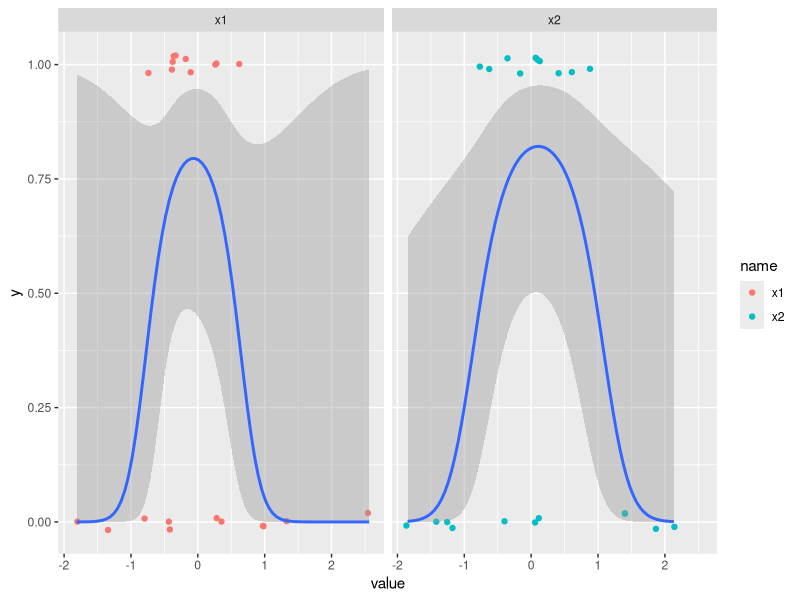
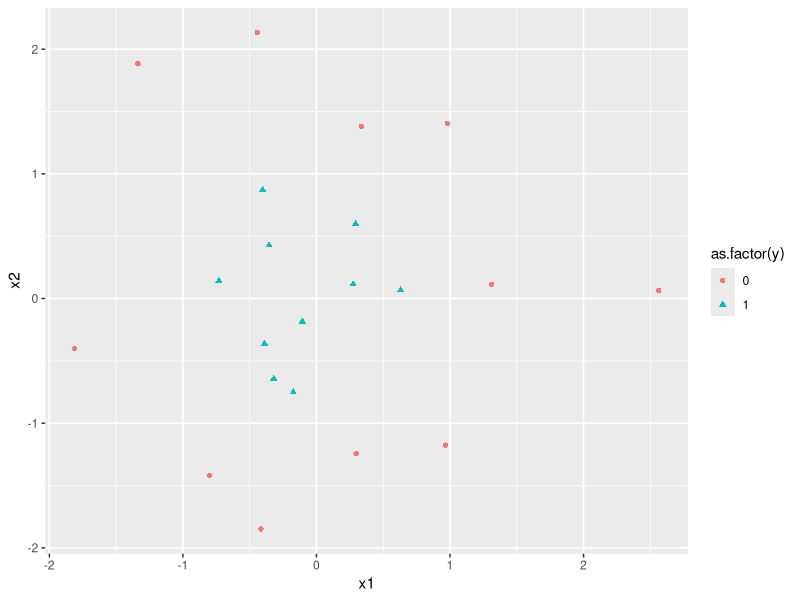
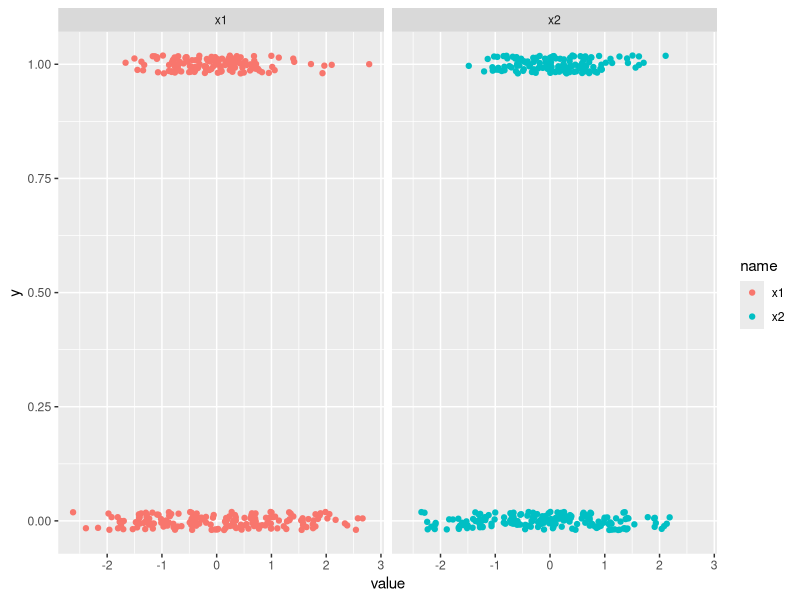
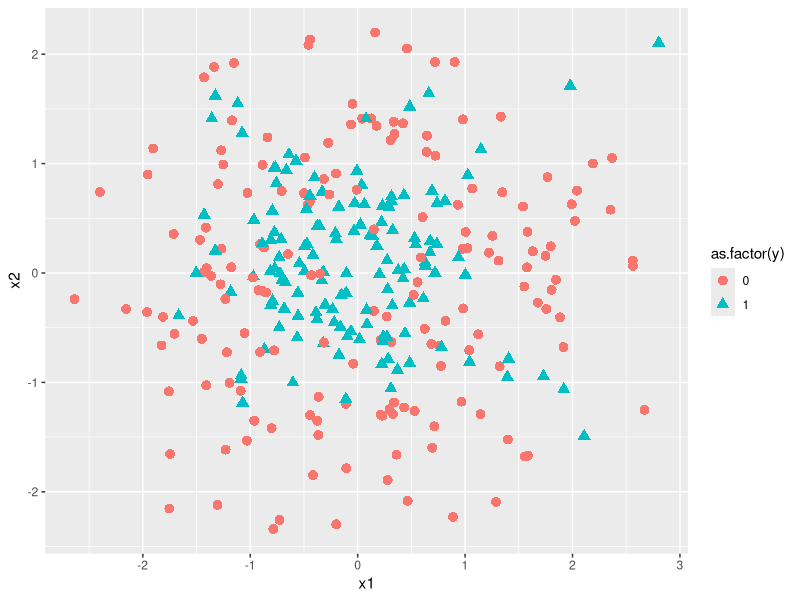
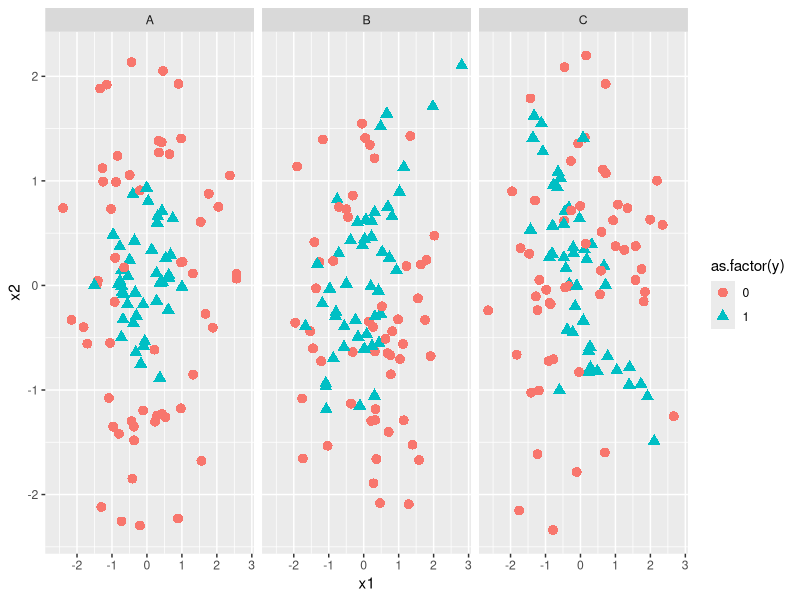
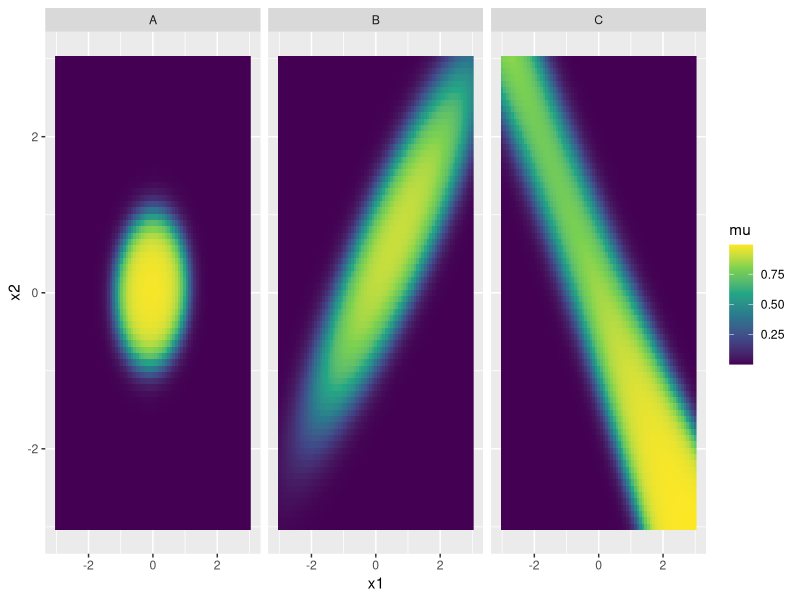
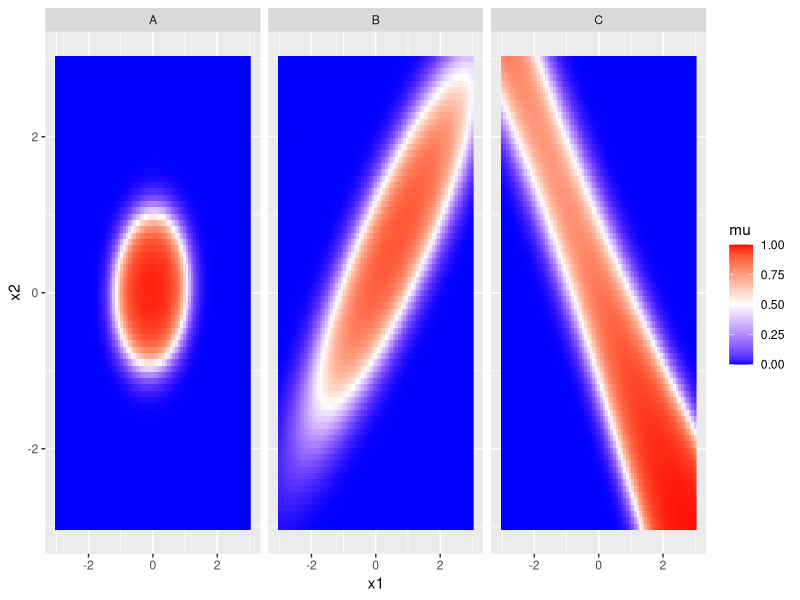
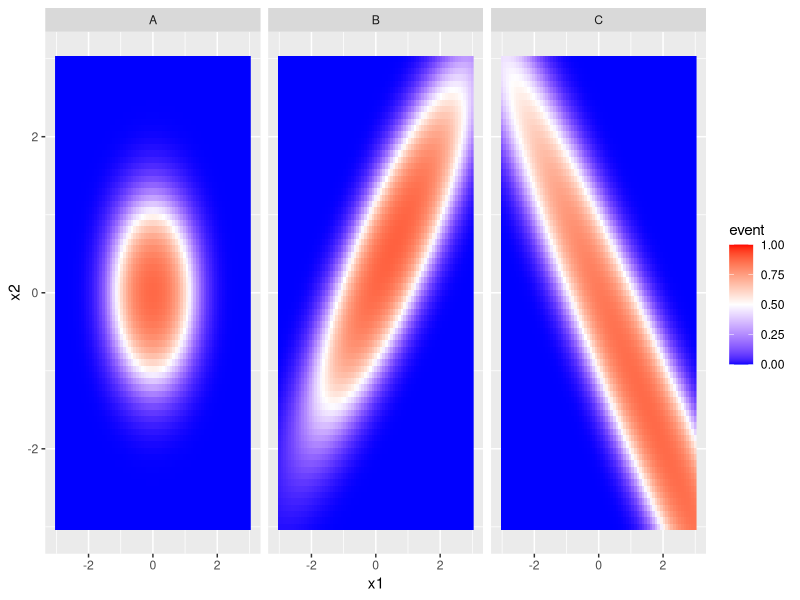

Generate these figures, in order, with R: (Note: a time limit stopped this script after it produced the figures.)
## ---- chunk 1
knitr::opts_chunk$set(echo = TRUE)
## ---- chunk 2
library(tidyverse)
## ---- chunk 3
df <- readr::read_csv('hw11_binary_train.csv', col_names = TRUE)
## ---- chunk 4
df %>% glimpse()
## ---- chunk 5
df_small <- df %>% slice(1:21)

df_small
## ---- chunk 6
df_small %>% count(x3)
## ---- chunk 7
df %>% count(x3)
## ---- chunk 8
df_small %>% count(y) %>% 
  mutate(prop = n / sum(n))
## ---- chunk 9
df %>% count(y) %>% 
  mutate(prop = n / sum(n))
## ---- chunk 10
df_small %>%
  rowid_to_column() %>%
  pivot_longer(c(x1, x2)) %>%
  ggplot(aes(value, y))+
  geom_jitter(aes(color = name), height = 0.02, width = 0.02) +
  geom_smooth(method = 'glm', method.args = list(family = 'binomial'), formula = y ~ x + I(x^2)) +
  facet_wrap(~ name)
## ---- chunk 11
mod_small_a <- glm(y ~ x1 + x2 + x1*x2, data = df_small, family = 'binomial')
## ---- chunk 12
mod_small_b <- glm(y ~ x1 + x2 + x1*x2 + I(x1^2) + I(x2^2), data = df_small, family = 'binomial')
## ---- chunk 13
mod_small_b %>% summary()
## ---- chunk 14
df_small %>%
  ggplot(aes(x1, x2, color = as.factor(y), shape = as.factor(y))) +
  geom_point()
## ---- chunk 15
df %>%
  rowid_to_column() %>%
  pivot_longer(c(x1, x2)) %>%
  ggplot(aes(value, y)) +
  geom_jitter(aes(color = name), width = 0.02, height = 0.02) +
  facet_wrap(~ name)
## ---- chunk 16
df %>%
  ggplot(aes(x1, x2, color = as.factor(y), shape = as.factor(y))) +
  geom_point(size = 3)
## ---- chunk 17
df %>%
  ggplot(aes(x1, x2, color = as.factor(y), shape = as.factor(y))) +
  geom_point(size = 3) + 
  facet_wrap(~ x3)
## ---- chunk 18
fit_glm <- glm(y ~ x3*(x1 + x2  + x1*x2 + I(x1^2) + I(x2^2)), data = df, family = 'binomial')
## ---- chunk 19
fit_glm %>% summary()
## ---- chunk 20
viz_grid <- expand.grid(x1 = seq(-3, 3, length.out=75),
                        x2 = seq(-3, 3, length.out=75),
                        x3 = c("A", "B", "C"),
                        KEEP.OUT.ATTRS = FALSE, 
                        stringsAsFactors = FALSE) %>% 
  as.data.frame() %>% tibble::as_tibble()

viz_grid %>% glimpse()
## ---- chunk 21
pred_viz_glm_a <- predict(fit_glm, newdata = viz_grid)
pred_viz_glm_a %>% summary()
## ---- chunk 22
pred_viz_glm_b <- predict(fit_glm, newdata = viz_grid, type = 'response')
pred_viz_glm_b %>% summary()
## ---- chunk 23
viz_grid %>%
  mutate(mu = pred_viz_glm_b) %>%
  ggplot(aes(x1, x2)) +
  geom_raster(aes(fill = mu)) +
  facet_wrap(~ x3) +
  scale_fill_viridis_c()
## ---- chunk 24
viz_grid %>%
  mutate(mu = pred_viz_glm_b) %>%
  ggplot(aes(x1, x2)) +
  geom_raster(aes(fill = mu)) +
  facet_wrap(~ x3) +
  scale_fill_gradient2(low = 'blue', mid = 'white', high = 'red',
                     midpoint = 0.5,
                     limits = c(0, 1))
## ---- chunk 25
library(caret)
## ---- chunk 26
df_caret <- df %>% 
  mutate(outcome = ifelse(y == 1, 'event', 'non_event')) %>% 
  mutate(outcome = factor(outcome, levels = c("event", "non_event"))) %>% 
  select(x1, x2, x3, outcome)

df_caret %>% glimpse()
## ---- chunk 27
my_ctrl <- caret::trainControl(
  method = "repeatedcv",
  number = 10,    # Number of folds
  repeats = 3     # Number of repeats
)
my_metric <- 'Accuracy'
## ---- chunk 28
set.seed(1234)
## ---- chunk 29
enet_default <- caret::train(
  outcome ~ x3*(x1 + x2  + x1*x2 + I(x1^2) + I(x2^2)),
  data = df_caret,
  method = 'glmnet',
  trControl = my_ctrl,
  metric = my_metric,
  preProcess = c('center', 'scale')
)
## ---- chunk 30
enet_grid <- expand.grid(alpha = seq(0.1, 1.0, by = 0.1),
                         lambda = exp(seq(log(min(enet_default$results$lambda)),
                          log(max(enet_default$results$lambda)),
                          length.out = 25)))
## ---- chunk 31
25 * 10 * 5 * 3
## ---- chunk 32
set.seed(1234)
## ---- chunk 33
enet_tune <- caret::train(
  outcome ~ x3*(x1 + x2  + x1*x2 + I(x1^2) + I(x2^2)),
  data = df_caret,
  method = 'glmnet',
  trControl = my_ctrl,
  metric = my_metric,
  preProcess = c('center', 'scale'),
  tuneGrid = enet_grid
)
## ---- chunk 34
### add more code chunks if you'd like
coef(enet_tune$finalModel, s = enet_tune$bestTune$lambda) %>% 
  as.matrix() %>% 
  as.data.frame() %>% 
  tibble::rownames_to_column("coef_name") %>% 
  tibble::as_tibble() %>% 
  purrr::set_names(c("coef_name", "coef_value")) %>% 
  filter(coef_value != 0)
## ---- chunk 35
pred_viz_enet_probs <- predict(enet_tune, newdata = viz_grid, type = 'prob')
## ---- chunk 36
viz_enet_df <- viz_grid %>% bind_cols(pred_viz_enet_probs)

viz_enet_df %>% glimpse()
## ---- chunk 37
viz_enet_df %>%
  ggplot(aes(x1, x2)) +
  geom_raster(aes(fill = event)) +
  facet_wrap(~ x3) +
  scale_fill_gradient2(low = 'blue', mid = 'white', high = 'red',
                     midpoint = 0.5,
                     limits = c(0, 1))
## ---- chunk 38
enet_tune %>% varImp() %>% plot()
## ---- chunk 39
set.seed(1234)
## ---- chunk 40
nnet_default <- caret::train(outcome ~ ., data = df_caret,
                             metric = my_metric,
                             trControl = my_ctrl,
                             method = 'nnet',
                             preProcess = c('center', 'scale'), trace = FALSE)
## ---- chunk 41
nnet_grid <- expand.grid(size = c(5,9,13,17,21),
                         decay = exp(seq(-6, 0, length.out = 11)))
## ---- chunk 42
11*5
## ---- chunk 43
set.seed(1234)
## ---- chunk 44
nnet_tune <- caret::train(outcome ~ ., data = df_caret,
                          metric = my_metric,
                          trControl = my_ctrl,
                          method = 'nnet',
                          preProcess = c('center', 'scale'),
                          trace = FALSE,
                          tuneGrid = nnet_grid)
## ---- chunk 45
pred_viz_nnet_probs <- predict(nnet_tune, newdata = viz_grid, type = 'prob')
## ---- chunk 46
viz_nnet_df <- viz_grid %>% bind_cols(pred_viz_nnet_probs)

viz_nnet_df %>% glimpse()
## ---- chunk 47
viz_nnet_df %>%
  ggplot(aes(x1, x2)) +
  geom_raster(aes(fill = event)) +
  facet_wrap(~ x3) +
  scale_fill_gradient2(low = 'blue', mid = 'white', high = 'red',
                     midpoint = 0.5,
                     limits = c(0, 1))
## ---- chunk 48
nnet_tune %>% varImp() %>% plot()
## ---- chunk 49
set.seed(1234)
## ---- chunk 50
rf_default <- caret::train(outcome ~ ., data = df_caret,
                           method = 'rf',
                           importance = TRUE,
                           metric = my_metric,
                           trControl = my_ctrl,
                           trace = FALSE)
## ---- chunk 51
pred_viz_rf_probs <- predict(rf_default, newdata = viz_grid, type = 'prob')
## ---- chunk 52
viz_rf_df <- viz_grid %>% bind_cols(pred_viz_rf_probs)

viz_rf_df %>% glimpse()
## ---- chunk 53
viz_rf_df %>%
  ggplot(aes(x1, x2)) +
  geom_raster(aes(fill = event)) +
  facet_wrap(~ x3) +
  scale_fill_gradient2(low = 'blue', mid = 'white', high = 'red',
                     midpoint = 0.5,
                     limits = c(0, 1))
## ---- chunk 54
rf_default %>% varImp() %>% plot()
## ---- chunk 55
set.seed(1234)
## ---- chunk 56
xgb_default <- caret::train(outcome ~ ., data = df_caret,
                            metric = my_metric,
                            trControl = my_ctrl,
                            method = 'xgbTree',
                            verbosity = 0,
                            nthread = 1)
## ---- chunk 57
pred_viz_xgb_default_probs <- predict(xgb_default, newdata = viz_grid, type = 'prob')
## ---- chunk 58
viz_xgb_df <- viz_grid %>% bind_cols(pred_viz_xgb_default_probs)

viz_xgb_df %>% glimpse()
## ---- chunk 59
viz_xgb_df %>%
  ggplot(aes(x1, x2)) +
  geom_raster(aes(fill = event)) +
  facet_wrap(~ x3) +
  scale_fill_gradient2(low = 'blue', mid = 'white', high = 'red',
                     midpoint = 0.5,
                     limits = c(0, 1))
## ---- chunk 60
xgb_default %>% varImp() %>% plot()
## ---- chunk 61
xgb_grid <- expand.grid(nrounds = seq(25, 50, by = 25),
                        max_depth = c(3,6,9,129),
                        eta = c(0.25, 0.5, 1) * xgb_default$bestTune$eta,
                        gamma = xgb_default$bestTune$gamma,
                        colsample_bytree = xgb_default$bestTune$colsample_bytree,
                        min_child_weight = xgb_default$bestTune$min_child_weight,
                        subsample = xgb_default$bestTune$subsample)
## ---- chunk 62
set.seed(1234)
## ---- chunk 63
xgb_tune <- caret::train(outcome ~ ., data = df_caret,
                            metric = my_metric,
                            trControl = my_ctrl,
                            method = 'xgbTree',
                            verbosity = 0,
                            nthread = 1,
                            tuneGrid = xgb_grid)
## ---- chunk 64
caret_acc_compare <- resamples(list(ENET_tune = enet_tune,
                                    NNET_default = nnet_default,
                                    NNET_tune = nnet_tune,
                                    RF = rf_default,
                                    XGB_default = xgb_default,
                                    XGB_tune = xgb_tune))
## ---- chunk 65
caret_acc_compare %>% dotplot(metric = 'Accuracy')
